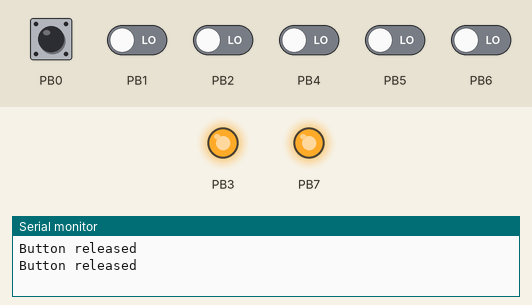
Simulated run of this program. Board: ATmega32, built with avr-gcc and emulated at 1 MHz. On the bench: output pins drawn as LEDs (lit = HIGH), the last lines printed to the serial monitor. Dashed ring = blinking. The test bench sets the inputs (shaded band); at power-on: PB0 HIGH, PB1, PB2, PB4–6 LOW.

Above: at 0.1 s.
At 0.7 s:
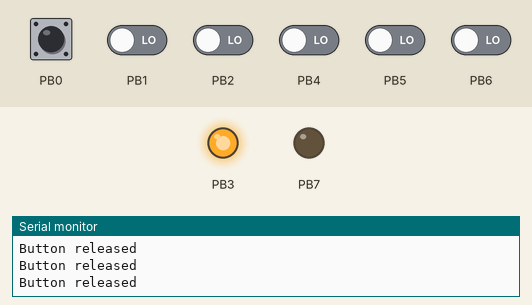
1.3 s: PB0 pulled LOW for 1 s
At 3.9 s:
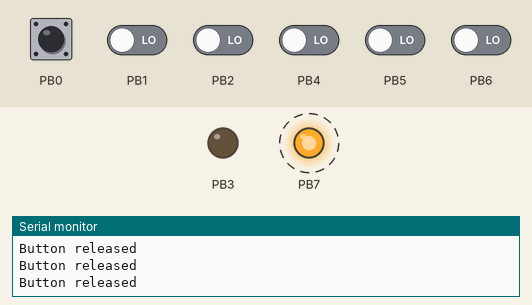
Timing chart, 0 to 11.3 s (numbered marks = the images above; inputs shaded):
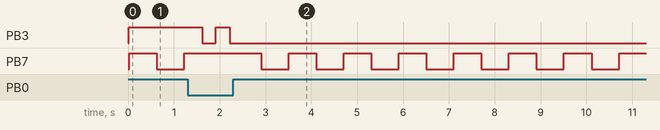

The program:

main.c
```c
#include "task.h"
#include "task_scheduler.h"
#include "utils.h"
#include <avr/io.h>
#include "uart.h"
#include "button.h"
#include "led.h"

int val = 0;

Task toggleRedLedTask;
Task toggleBlueLedTask;
Task checkButtonTask;
Button *button;
Led *redLed;
Led *blueLed;

void toggle_red_led(){
	bit_toggle(redLed->connection->port,redLed->connection->id);
}

void toggle_blue_led(){
	bit_toggle(blueLed->connection->port,blueLed->connection->id);
}

void check_button(){
	if(BUTTON_pressed(button)){
		toggleRedLedTask.enabled = 1;
		toggleBlueLedTask.enabled = 0;
		printf("Button pressed\n");
	} else {
		toggleRedLedTask.enabled = 0;
		toggleBlueLedTask.enabled = 1;
		printf("Button released\n");
	}
}

void init(){
	toggleRedLedTask.delay = 0;
	toggleRedLedTask.enabled = 1;
	toggleRedLedTask.interval = 300;
	toggleRedLedTask.handler = &toggle_red_led;

	toggleBlueLedTask.delay = 0;
	toggleBlueLedTask.enabled = 1;
	toggleBlueLedTask.interval = 600;
	toggleBlueLedTask.handler = &toggle_blue_led;

	checkButtonTask.delay = 0;
	checkButtonTask.enabled = 1;
	checkButtonTask.interval = 50;
	checkButtonTask.handler = &check_button;

	button = BUTTON_create(GPIO_create(&DDRB, &PORTB, &PINB, 0));
	redLed = LED_create(GPIO_create(&DDRB, &PORTB, &PINB, 3));
	blueLed = LED_create(GPIO_create(&DDRB, &PORTB, &PINB, 7));
}

int main(){
	UART_init();
	init();
	TASK_SCHEDULER_start();

	TASK_SCHEDULER_add(&toggleRedLedTask);
	TASK_SCHEDULER_add(&checkButtonTask);
	TASK_SCHEDULER_add(&toggleBlueLedTask);

	while(1){}

	return 0;
}
```

button.c
```c
#include "button.h"
#include "utils.h"
#include <stdlib.h>

Button* BUTTON_create(GPIO *connection){
	Button *button = malloc(sizeof(Button));
	button->connection = connection;
	BUTTON_init(button);

	return button;
}

void BUTTON_init(Button *device){
	GPIO_set_mode(device->connection, GPIO_MODE_INPUT);
}

char BUTTON_pressed(Button *device){
	return !GPIO_read(device->connection);
}
```

button.h
```c
#ifndef BUTTON_H_
#define BUTTON_H_
#include <avr/io.h>
#include "gpio.h"

typedef struct Button {
	GPIO *connection;
} Button;

Button* BUTTON_create(GPIO *connection);
void BUTTON_init(Button *device);
char BUTTON_pressed(Button *device);

#endif /* BUTTON_H_ */
```

led.c
```c
#include "led.h"
#include <stdlib.h>

Led* LED_create(GPIO *connection){
	Led *led = malloc(sizeof(Led));
	led->connection = connection;
	LED_init(led);

	return led;
}

void LED_init(Led *device){
	GPIO_set_mode(device->connection, GPIO_MODE_OUTPUT);
}

void LED_on(Led *device){
	GPIO_write(device->connection, GPIO_HIGH);
}

void LED_off(Led *device){
	GPIO_write(device->connection, GPIO_LOW);
}
```

led.h
```c
#ifndef LED_H_
#define LED_H_
#include <avr/io.h>
#include "gpio.h"

typedef struct Led {
	GPIO *connection;
} Led;

Led* LED_create(GPIO *connection);
void LED_init(Led *device);
void LED_on(Led *device);
void LED_off(Led *device);

#endif /* LED_H_ */
```

task.h
```c
#ifndef TASK_H
#define TASK_H
#include <stdint.h>

typedef struct Task {
	uint32_t delay;
	uint32_t interval;
	uint8_t enabled;
	void (*handler)();
} Task;

#endif
```

task_scheduler.c
```c
#include "task_scheduler.h"
#include "utils.h"
#include <avr/interrupt.h>
#include <avr/io.h>
#include <stdlib.h>

#define MAX_TASKS 20
#define MILLIS_PER_CLOCK 10

uint8_t tasks_count = 0;
Task **tasks;
int32_t tasks_remaining_time[MAX_TASKS];

void TASK_SCHEDULER_start(){
	tasks = malloc(sizeof(Task*) * MAX_TASKS);

	// set prescaller to 8
	bit_set_1(&TCCR1B,CS11);

	// set mode CTC
	bit_set_1(&TCCR1B,WGM12);

	// enable interupts for 1A
	bit_set_1(&TIMSK,OCIE1A);


	TCNT1 = 0;
	OCR1A = 1250; // 0.01 ms

	sei();
}

void TASK_SCHEDULER_add(Task *task){
	if(tasks_count < MAX_TASKS - 1){
		tasks[tasks_count] = task;
		tasks_remaining_time[tasks_count] = task->delay;
		tasks_count++;
	}
}

ISR(TIMER1_COMPA_vect){
	int i;
	for(i = 0; i < tasks_count;i++){
		// avoid overflow
		if(tasks_remaining_time[i] >= 0){
			tasks_remaining_time[i] -= MILLIS_PER_CLOCK;
		}

		uint8_t should_run = tasks[i]->enabled && tasks_remaining_time[i] <= 0;
		if(should_run){
			tasks[i]->handler();
		}

		if(!tasks[i]->enabled || should_run){
			tasks_remaining_time[i] = tasks[i]->interval;
		}
	}
}
```

task_scheduler.h
```c
#ifndef TASK_SCHEDULER_H
#define TASK_SCHEDULER_H
#include "task.h"

void TASK_SCHEDULER_start();
void TASK_SCHEDULER_add(Task *task);

#endif
```

uart.c
```c
#include "uart.h"

FILE uart_output = FDEV_SETUP_STREAM(UART_write, NULL, _FDEV_SETUP_WRITE);
FILE uart_input = FDEV_SETUP_STREAM(NULL, UART_read, _FDEV_SETUP_READ);

void UART_init(void)
{
	stdout = &uart_output;
	stdin = &uart_input;

	#if F_CPU < 2000000UL && defined(U2X)
	  UCSRA = _BV(U2X);             /* improve baud rate error by using 2x clk */
	  UBRRL = (F_CPU / (8UL * UART_BAUD)) - 1;
	#else
	  UBRRL = (F_CPU / (16UL * UART_BAUD)) - 1;
	#endif
	  UCSRB = _BV(TXEN) | _BV(RXEN); /* tx/rx enable */
}

int UART_write(char c, FILE *stream)
{
	if (c == '\n')
		UART_write('\r', stream);

	while (~UCSRA & (1 << UDRE));
	UDR = c;


	return 0;
}

char UART_read()
{
   //Wait untill a data is available
   while(!(UCSRA & (1<<RXC)))
   {
      //Do nothing
   }

   //Now USART has got data from host
   //and is available is buffer

   return UDR;
}
```

uart.h
```c
#ifndef _UART_H
#define _UART_H

#define UART_BAUD 9600
#define F_CPU 1000000UL

#include <stdio.h>
#include <avr/io.h>

void UART_init(void);
int	UART_write(char c, FILE *stream);
char UART_read();

#endif
```

utils.c
```c
#include "utils.h"

void bit_set_1(volatile uint8_t *ref,uint8_t bit){
	*ref |= 1 << bit;
}

void bit_set_0(volatile uint8_t *ref,uint8_t bit){
	*ref = ~((~(*ref)) | (1 << bit));
}

int8_t bit_is_1(volatile uint8_t *ref,uint8_t bit){
	return (*ref) & (1 << bit);
}

int8_t bit_is_0(volatile uint8_t *ref,uint8_t bit){
	return (~(*ref)) & (1 << bit);
}

void bit_toggle(volatile uint8_t *ref,uint8_t bit){
	*ref ^= (1 << bit);
}
```

utils.h
```c
#ifndef UTILS_H
#define UTILS_H
#include <stdint.h>

void bit_set_1(volatile uint8_t *ref,uint8_t bit);

void bit_set_0(volatile uint8_t *ref,uint8_t bit);

int8_t bit_is_1(volatile uint8_t *ref,uint8_t bit);

int8_t bit_is_0(volatile uint8_t *ref,uint8_t bit);

void bit_toggle(volatile uint8_t *ref,uint8_t bit);

#endif
```

gpio.c
```c
#include "gpio.h"
#include <stdlib.h>
#include "utils.h"

GPIO* GPIO_create(uint8_t volatile *ddr,uint8_t volatile *port,uint8_t volatile *pin,uint8_t id){
	GPIO *descriptor = malloc(sizeof(GPIO));
	descriptor->ddr = ddr;
	descriptor->port = port;
	descriptor->pin = pin;
	descriptor->id = id;

	return descriptor;
}

void GPIO_set_mode(GPIO *descriptor,GPIO_Mode mode){
	switch(mode){
	case GPIO_MODE_INPUT:
		bit_set_0(descriptor->ddr,descriptor->id);
		bit_set_1(descriptor->port,descriptor->id);
		break;

	case GPIO_MODE_OUTPUT:
		bit_set_1(descriptor->ddr,descriptor->id);
		break;
	}
}

void GPIO_write(GPIO *descriptor,GPIO_Value value){
	if(value == GPIO_LOW){
		bit_set_0(descriptor->port,descriptor->id);
	} else {
		bit_set_1(descriptor->port,descriptor->id);
	}
}

GPIO_Value GPIO_read(GPIO *descriptor){
	uint8_t value = (*descriptor->pin) & (1 << descriptor->id);

	return value == 0 ? GPIO_LOW : GPIO_HIGH;
}
```

gpio.h
```c
#ifndef GPIO_H
#define GPIO_H
#include <stdint.h>

typedef struct GPIO {
	uint8_t volatile *ddr;
	uint8_t volatile *port;
	uint8_t volatile *pin;
	uint8_t id;
} GPIO;

typedef enum GPIO_Mode {
	GPIO_MODE_OUTPUT,
	GPIO_MODE_INPUT
} GPIO_Mode;

typedef enum GPIO_Value {
	GPIO_LOW = 0,
	GPIO_HIGH = 1
} GPIO_Value;

GPIO* GPIO_create(uint8_t volatile *ddr,uint8_t volatile *port,uint8_t volatile *pin,uint8_t id);

void GPIO_set_mode(GPIO *descriptor,GPIO_Mode mode);

void GPIO_write(GPIO *descriptor,GPIO_Value value);

GPIO_Value GPIO_read(GPIO *descriptor);

#endif
```

Measured:
- after the input at 1.3 s, PB3: HIGH → LOW after 0.31 s, → HIGH 0.30 s later, → LOW 0.30 s later
- by itself, PB7: alternates HIGH for 0.60 s and LOW for 0.60 s
